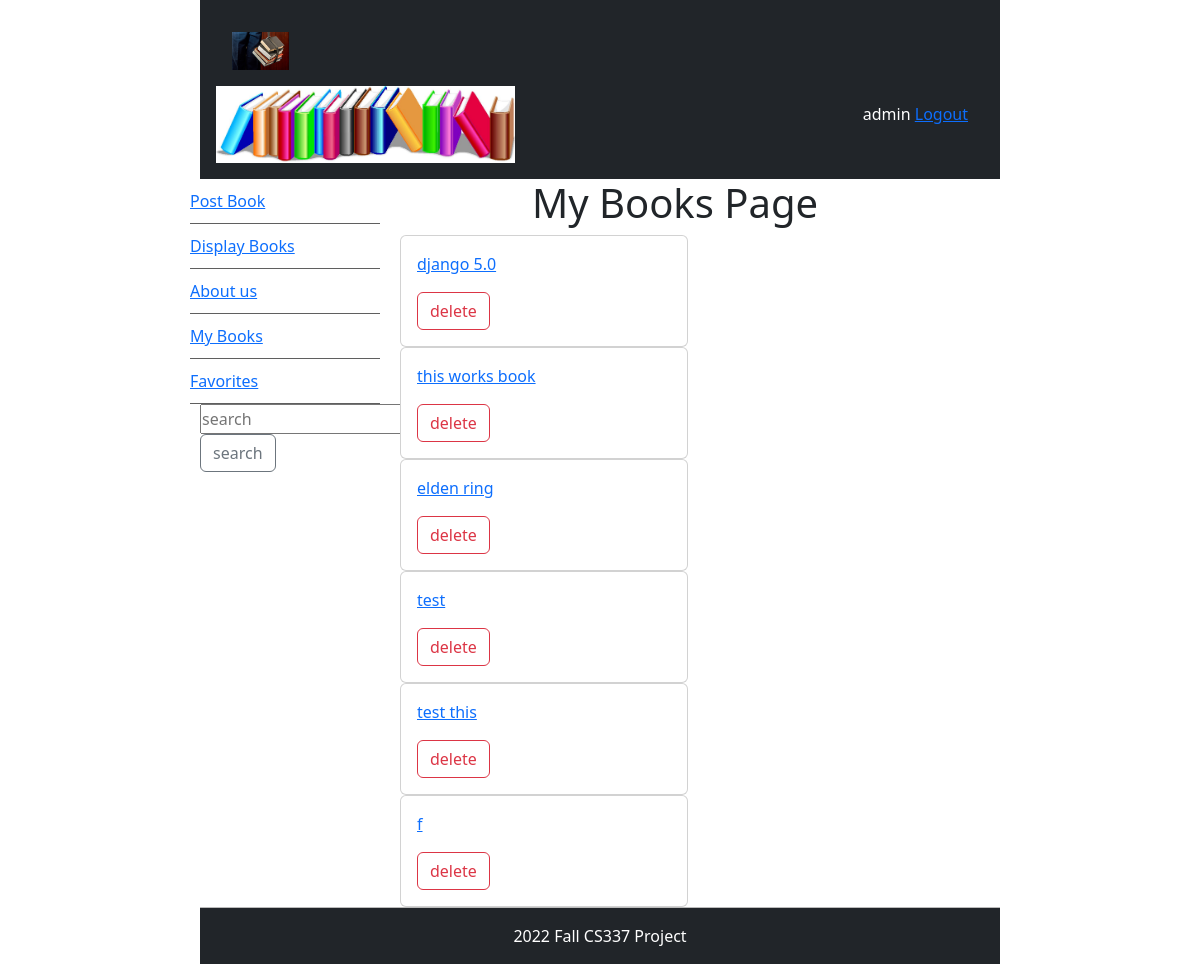
The app's page /mybooks (signed in), older data.
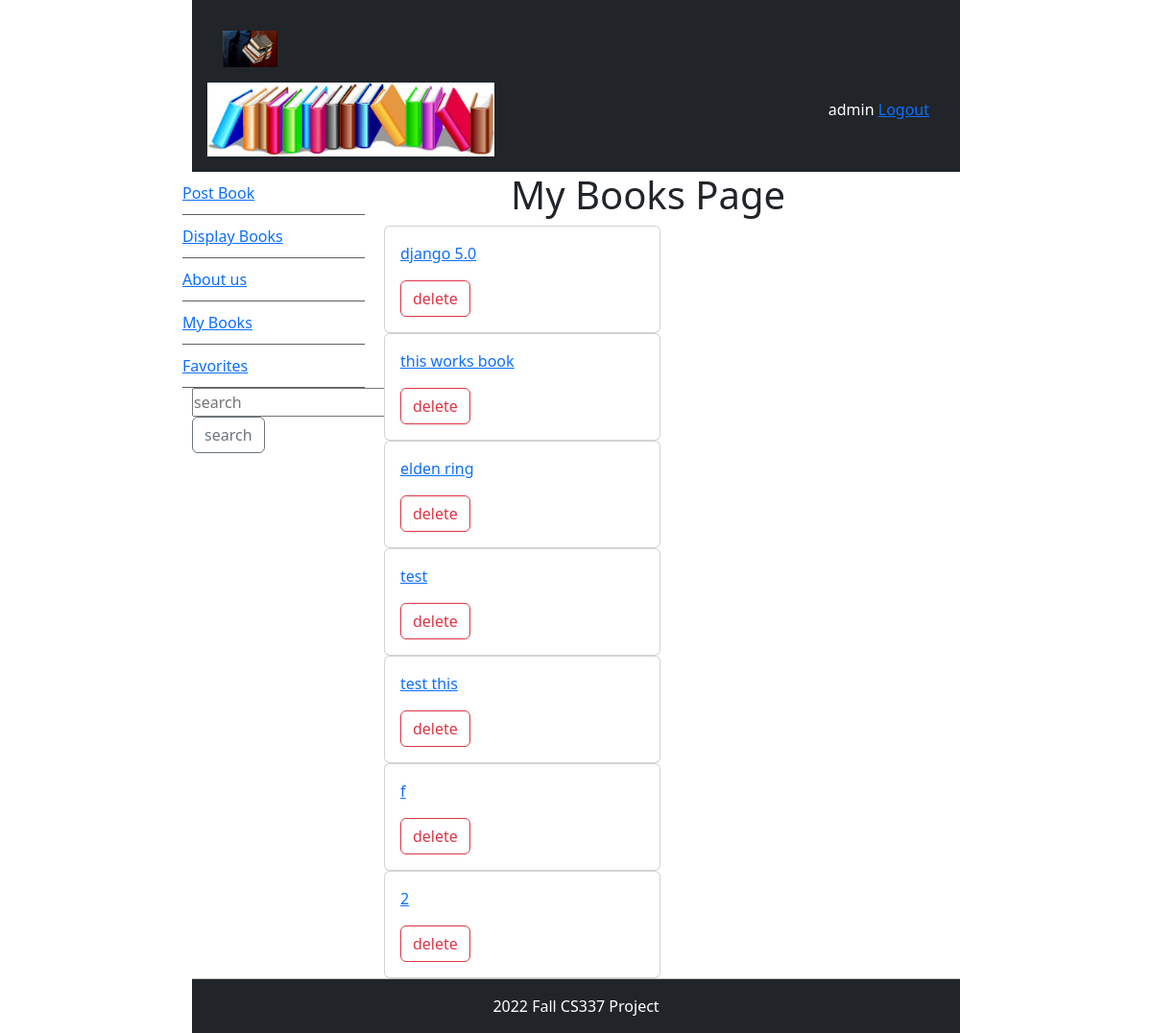
The same page, newer data.
### bookMng/models.py (models this page shows, shortened)
class MainMenu(models.Model):
    item = models.CharField(max_length=200, unique=True)
    link = models.CharField(max_length=500, unique=True)

class Book(models.Model):
    name = models.CharField(max_length=200)
    web = models.URLField(max_length=200)
    price = models.DecimalField(decimal_places=2, max_digits=8)
    publishdate = models.DateField(auto_now=True)
    picture = models.FileField(upload_to='bookEX/static/uploads')
    pic_path = models.CharField(max_length=300, editable=False, blank=True)
    username = models.ForeignKey(User, blank=True, null=True, on_delete=models.CASCADE)
    favorite = models.ManyToManyField(User, related_name='favorite', blank=True)

### bookMng/views.py (the view)
# urls.py: path('mybooks', views.mybooks, name='mybooks'),
def mybooks(request):
    if request.user.is_authenticated:
        books = Book.objects.filter(username=request.user)
        for b in books:
            b.pic_path = b.picture.url[14:]
        return render(request,
                      'bookMng/mybooks.html',
                      {
                          'item_list': MainMenu.objects.all(),
                          'books': books,
                      })
    else:
        return render(request,
                      'bookMng/mybooks.html',
                      {
                          'item_list': MainMenu.objects.all(),
                      })

### bookEX/templates/bookMng/mybooks.html (shortened to what this page needs)
{% extends "base.html" %}
{% block sidenav %}
    {% for item in item_list %}
    <li>
        <a href="{{item.link}}">{{item.item}} </a>
    </li>
    {% endfor %}
{% endblock sidenav %}
{% block content %}
<h1 align="center"> My Books Page </h1>
{% if user.is_authenticated %}
    {% for book in books %}
    <div class="card" style="width: 18rem;">
  <div class="card-body">
	 <p class="card-text">
      <a href="book_detail/{{ book.id }}" class="stretched-link text-primary" style="position: relative;">  {{ book.name }}</a>
    </p>
    <p class="card-text">
      <a  class="btn btn-outline-danger" href="book_delete/{{ book.id }}">
                delete
            </a>
    </p>
  </div>
</div>
    {% endfor %}
      {% else %}
you are not logged in to see your books
            <a href="{% url 'login' %}?next=/">login</a>
            {% endif %}
{% endblock content %}

Row changes from the older to the newer data that the page shows:
added Book: name "2"
